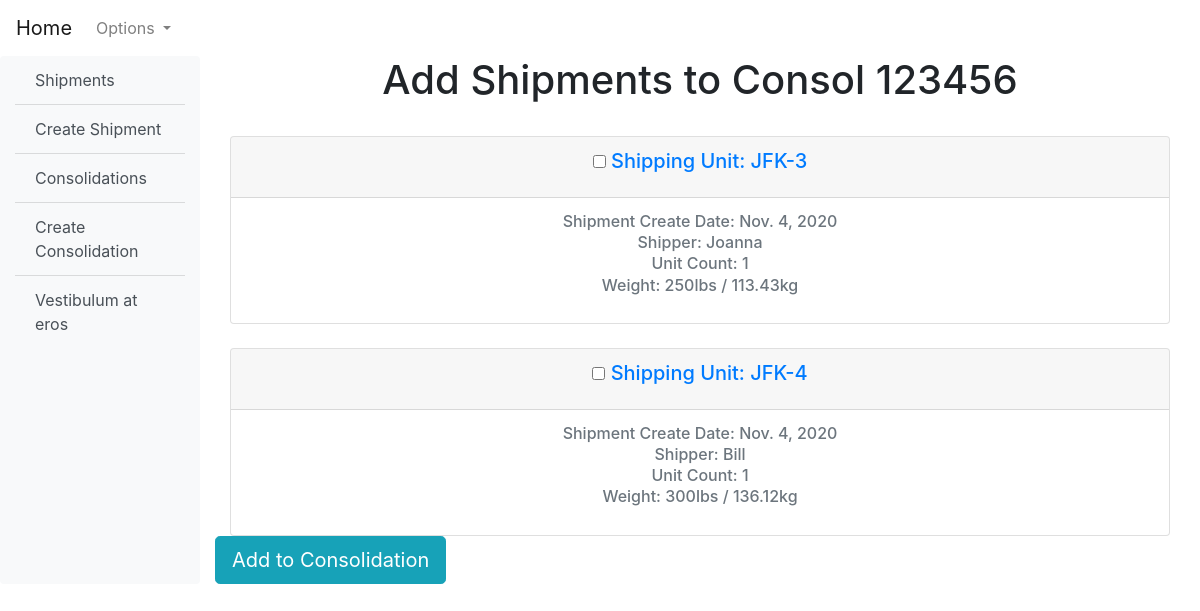
The app's page /shipments/consol_update/123456, older data.
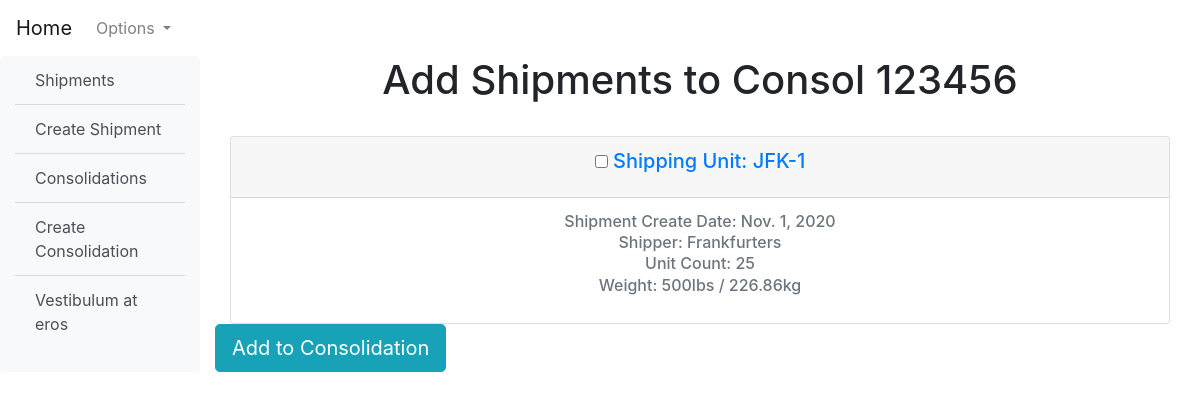
The same page, newer data.
### shipments/models.py (models this page shows, shortened)
class ShippingUnits(models.Model):
    LOCATIONS = (
        ("JFK", "JFK"),
        ("LAX", "LAX"),
        ("ORD", "ORD"),
    )
    SHIPMENT_STATUSES = (
        ("not_ready", "Not Ready"),
        ("ready", "Ready"),
        ("completed", "Completed"),
        ("issue", "Issue"),
    )
    locations = models.CharField(
        max_length=3, choices=LOCATIONS, default="JFK",
    )
    on_hand = models.AutoField(primary_key=True, editable=False,)
    shipper = models.CharField(max_length=50)
    consignee = models.CharField(max_length=50)
    width = models.PositiveIntegerField()
    length = models.PositiveIntegerField()
    height = models.PositiveIntegerField()
    gross_weight = models.PositiveIntegerField()
    unit_count = models.PositiveIntegerField()
    pallet_count = models.PositiveIntegerField()
    heat_treated_pallet_count = models.PositiveIntegerField()
    remark = models.TextField(null=True, blank=True)
    shipment_status = models.CharField(
        max_length=15, choices=SHIPMENT_STATUSES, default="not_ready",
    )
    create_date = models.DateField(auto_now_add=True)
    release_date = models.DateField(null=True, blank=True)
    hawb = models.CharField(max_length=15, null=True, blank=True)
    mawb = models.ForeignKey(
        Consols,
        on_delete=models.CASCADE,
        related_name="mawbs",
        null=True,
        blank=True,
    )
    user = models.ForeignKey("users.CustomUser", on_delete=models.CASCADE,)
    class Meta:
        ordering = ("on_hand",)
        permissions = (
            ("can_add_shipment", "Can add a shipping unit"),
            ("can_modify", "Can modify a shipment"),
            ("can_release", "Can release a shipment"),
            ("can_delete", "Can erase a shipment from existence"),
        )
        verbose_name = "Shipping Unit"
    def get_absolute_url(self):
        return reverse("shipments:shipment_detail", args=[str(self.on_hand)])
    def gross_weight_to_kg(self):
        return round(self.gross_weight / 2.204, 2)
    def identifier(self):
        return str(self.locations) + "-" + str(self.on_hand)

### shipments/views.py (the view)
def consoldation_shipments(request, pk):
    mawb_selection = get_object_or_404(Consols, mawb=pk)
    shipments = ShippingUnits.objects.filter(mawb=None)
    if request.method == "POST":
        consol_form = ConsolidationForm(request.POST)
        units = request.POST.getlist("onhands[]")
        ShippingUnits.objects.filter(on_hand__in=units).update(
            mawb=mawb_selection.mawb
        )
        return redirect("shipments:consolidation_list")
    else:
        consol_form = ConsolidationForm()
        return render(
            request,
            "shipments/consolidation_update.html",
            {
                "form": consol_form,
                "mawb": mawb_selection,
                "shipments": shipments,
            },
        )

### shipments/forms.py
class ConsolidationForm(forms.ModelForm):
    class Meta:
        model = Consols
        fields = ('mawb', 'cutoff', 'destination',)
        widgets = {
            'cutoff': DateInput()
        }

### templates/shipments/consolidation_update.html (shortened to what this page needs)
{% extends '_base.html' %}
{% block content %}
{% if shipments %}
<h1 class="text-center">Add Shipments to Consol {{ mawb.mawb }}</h1>
{% for shipment in shipments %}
<br>
<form method="post" action="{% url 'shipments:add_shipments' mawb.pk %}">
    <div class="container">
        <div class="card text-center">
            <div class="card-header">
                <h5 class="card-title"><input type="checkbox" aria-label="Checkbox for following text input"
                        name="onhands[]" value="{{ shipment.on_hand }}">&nbsp;<a
                        href="{{ shipment.get_absolute_url }}">Shipping
                        Unit: {{ shipment.identifier }}</a></h5>
            </div>
            <div class="card-body">
                <h6 class="card-subtitle mb-2 text-muted">Shipment Create Date: {{ shipment.create_date }}</h6>
                <h6 class="card-subtitle mb-2 text-muted">Shipper: {{ shipment.shipper }}</h6>
                <h6 class="card-subtitle mb-2 text-muted">Unit Count: {{ shipment.unit_count }}</h6>
                <h6 class="card-subtitle mb-2 text-muted">Weight: {{ shipment.gross_weight }}lbs /
                    {{shipment.gross_weight_to_kg}}kg</h6>
            </div>
        </div>
    </div>
    {% endfor %}
    <input type="submit" value="Add to Consolidation" class="btn btn-info btn-lg">
    </div>
<br>
{% else %}
<div class="container">
    <h1>Create Shipments to add to consol</h1>
    <a href="{% url 'shipments:shipment_create' %}" class="btn btn-primary btn-lg">Create Shipments</a>
</div>
{% endif %}
{% endblock content %}

Row changes from the older to the newer data that the page shows:
no longer on this page (row edited): ShippingUnits: identifier "JFK-3", create_date "Nov. 4, 2020", shipper "Joanna", unit_count "1", gross_weight "250", gross_weight_to_kg "113.43"
no longer on this page (row edited): ShippingUnits: identifier "JFK-4", create_date "Nov. 4, 2020", shipper "Bill", unit_count "1", gross_weight "300", gross_weight_to_kg "136.12"
now on this page (row edited): ShippingUnits: identifier "JFK-1", create_date "Nov. 1, 2020", shipper "Frankfurters", unit_count "25", gross_weight "500", gross_weight_to_kg "226.86"
